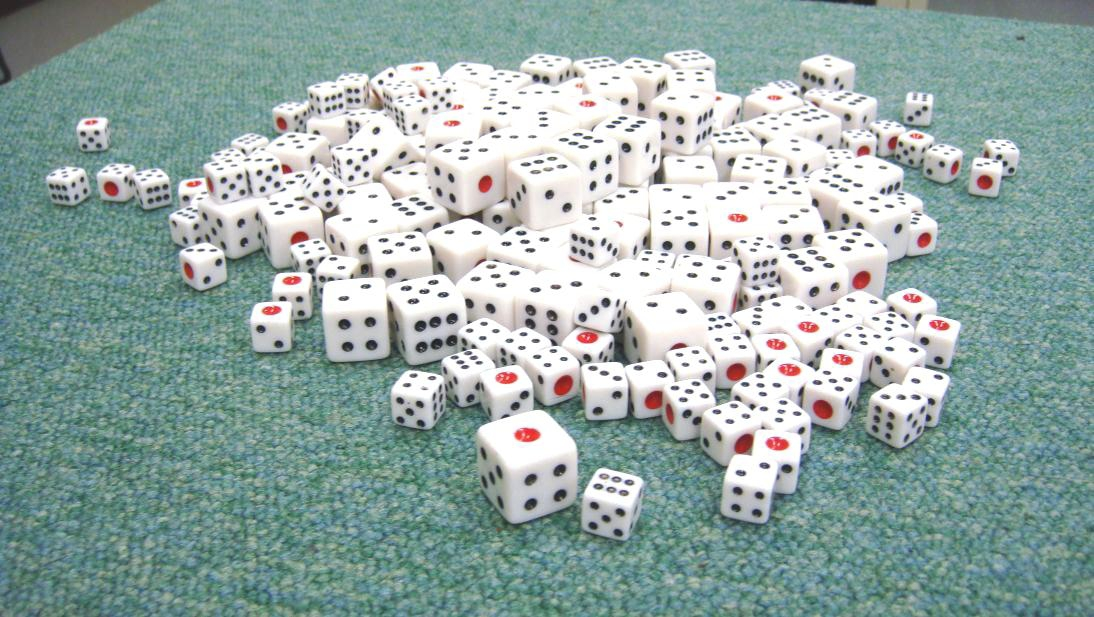
//> input picture misc/img/sample.jpg, 1094 x 617 px
$ ./wwww   (built with g++ and OpenCV 4)
//> lines starting //> are read from the running program, lines starting //| are printed output that depends on the picture; after the words box and inside, x2 and y2 are one past the last pixel; in counts of white or black regions, pixels touching at a corner belong together
#include <opencv2/core/core.hpp>
#include <opencv2/imgproc/imgproc.hpp>
#include <opencv2/highgui/highgui.hpp>
#include <iostream>
#include <cstdlib>
#include <list>
#include <cmath>
#include <queue>


#include <vector>
#include <cmath>
#include <queue>
#include <ctime>
#include <cassert>
#define ___ROUND(x) ((int)(x+0.5))

/*
	Canny wo fix suru
*/
void CannyFix(cv::Mat &src){
	static const double PI = acos(-1);
	using namespace std;
	const int dx[] = {-1,0,1,-1,1,-1,0,1};
	const int dy[] = {-1,-1,-1,0,0,1,1,1};
	cv::Mat cpy = src.clone();
	for(int i = 0 ; i < src.rows ; i++){
		for(int j = 0 ; j < src.cols ; j++){
			if( src.data[i*src.step+j] > 0 ){
				vector<int> u;
				queue<int> Q;
				Q.push(i*src.step+j);
				src.data[i*src.step+j] = 0;

				while(Q.size()){
					int q = Q.front(); Q.pop();
					int y = q / src.step;
					int x = q % src.step;
					//cout << x << "," << y << " " << src.cols << " " << src.rows << endl;
					u.push_back(q);
					for(int d = 0 ; d < 8 ; d++){
						int tx = x + dx[d];
						int ty = y + dy[d];
						if( tx >= 0 && tx < src.step && ty >= 0 && ty < src.rows && src.data[ ty * src.step + tx ] > 0 ){
							src.data[ ty * src.step + tx ] = 0;
							Q.push(ty*src.step+tx);
						}
					}
				}
				if( u.size() <= 20 ){
					for(int k = 0 ; k < u.size() ; k++){
						cpy.data[u[k]] = 0;
					}
					continue;
				}

				int	sumx = 0 , sumy = 0;
				for(int k = 0 ; k < u.size() ; k++){
					int y = u[k] / src.step;
					int x = u[k] % src.step;
					sumx += x;
					sumy += y;
				}
				sumx /= u.size();
				sumy /= u.size();

				int maxdist = 0;
				for(int k = 0 ; k < u.size() ; k++){
					int y = u[k] / src.step;
					int x = u[k] % src.step;
					maxdist = max( maxdist, (x-sumx)*(x-sumx)+(y-sumy)*(y-sumy) );
				}
				double len = 2 * sqrt(1.0*maxdist) * PI;
				//cout << u.size() << " " << len << " " <<  ( len - u.size() )  / len << endl;

				if( fabs( len - u.size() )  / len < 0.4	 ){
					for(int k = 0 ; k < u.size() ; k++){
						cpy.data[u[k]] = 0;
					}
				}
			}

		}
	}
	src = cpy.clone();
}

bool isProbableConnecting(const cv::Mat &edgeData,const cv::Point &a,const cv::Point &b,const double &ra,const double &rb){
	if( (a.x-b.x)*(a.x-b.x) + (a.y-b.y)*(a.y-b.y) < 1e-3 ) return true; // for same petals
	if( fabs(ra-rb) / (rb) > 0.3) return false;
	//std::cout <<  sqrt( (a.x-b.x)*(a.x-b.x) + (a.y-b.y)*(a.y-b.y) - ra - rb  << std::endl;
	//if( sqrt( (a.x-b.x)*(a.x-b.x) + (a.y-b.y)*(a.y-b.y) ) - ra - rb > 3*std::min(ra,rb) ) return false;
	double dx = ( b.x - a.x );
	double dy = ( b.y - a.y );
	int loopCounter;
	if( abs(dy) < abs(dx) ){
		loopCounter = abs(dx);
		dy /= abs(dx);
		dx /= abs(dx);
	}else{
		loopCounter = abs(dy);
		dx /= abs(dy);
		dy /= abs(dy);
	}


	double cx = a.x;
	double cy = a.y;

	int cx_int = ___ROUND(cx);
	int cy_int = ___ROUND(cy);
	int A = a.y < b.y ? a.y : b.y;
	int B = a.y > b.y ? a.y : b.y;
	int C = a.x < b.x ? a.y : b.x;
	int D = a.x > b.x ? a.y : b.x;

	int k = 2;
	int p = 0;
	//std::cout << std::endl;
	while(loopCounter--){
		cx += dx;
		cy += dy;
		//std::cout <<  ___ROUND(cy) << " " <<  ___ROUND(cx) << "[" << ___ROUND(cy)*edgeData.cols+___ROUND(cx) << "]" << std::endl;
		if( edgeData.data[___ROUND(cy)*edgeData.cols+___ROUND(cx)] ){
			if( p == 0 ) k--;
			if(!k)return false;
			p = 1;
		}else{
			p = 0;
		}
	}
	// [7 lines of commented-out code are left out]
	return true;
}
// O(n^2) n := number of petals.
std::vector< std::vector<cv::Point> > clustering(const cv::Mat &edgeData,const std::vector<cv::Point> &petals,const std::vector<double> &radiuses){
	std::vector< std::vector<cv::Point> > answer;
	std::vector< std::vector<double> > answer_r;


	std::vector<bool> used(petals.size(),false);
	for(int i = 0 ; i < petals.size() ; i++){
		if( used[i] ) continue;
		used[i] = true;
		answer.push_back(std::vector<cv::Point>());
		answer_r.push_back(std::vector<double>());
		answer.back().push_back(petals[i]);
		answer_r.back().push_back(radiuses[i]);

		for(int j = i + 1 ; j < petals.size() ; j++){
			if( used[j] ) continue;
			int ps = answer.back().size();
			bool flag = true;
			double minDist = 1e9, maxDist = -1e9;

			for(int k = 0 ; k < answer.back().size() ; k++){
				if( !isProbableConnecting(edgeData,answer.back()[k],petals[j],answer_r.back()[k],radiuses[j]) ){
					flag = false;
					break;
				}
				double ra = answer_r.back()[k];
				double rb = radiuses[j];
				cv::Point a = answer.back()[k];
				cv::Point b = petals[j];

				minDist = std::min(minDist,sqrt( (a.x-b.x)*(a.x-b.x) + (a.y-b.y)*(a.y-b.y) ) - ra - rb);
				maxDist = std::max(maxDist,sqrt( (a.x-b.x)*(a.x-b.x) + (a.y-b.y)*(a.y-b.y) ) - ra - rb);

			}
			bool flag2 = maxDist < 4*answer_r.back()[0] && minDist < 2.5*answer_r.back()[0];
			if( flag && flag2){
				answer.back().push_back(petals[j]);
				answer_r.back().push_back(radiuses[j]);

				used[j] = true;
				if( answer.back().size() >= 6 ) break;
			}
		}
		//std::cout << i << std::endl;
	}
	return answer;
}


int main(int argc, char *argv[])
{
	srand(time(NULL));
	cv::Mat src_img = cv::imread("img/sample.jpg", 1);
//> src_img is the input picture: 617 rows x 1094 cols, CV_8UC3; mean B, G, R 166.2, 169.9, 149.8
	if(!src_img.data) return -1;

	cv::Mat gray_img, bin_img,lap_bin_img,tmp_img;

	cv::cvtColor(src_img, gray_img, CV_BGR2GRAY);
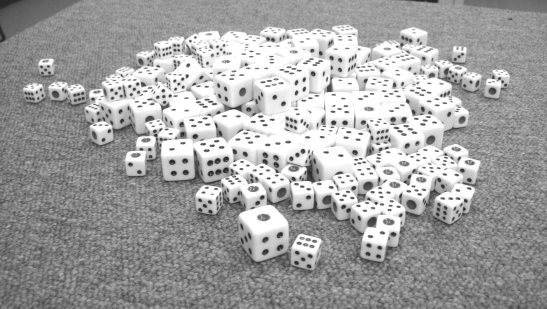
//> gray_img: 617 rows x 1094 cols, CV_8UC1 (shown at 1/2 size); min 21, max 255, mean 163.5

	std::vector<std::vector<cv::Point> > contours;

	// [9 lines of commented-out code are left out]

	cv::threshold(gray_img, bin_img, 0, 255, cv::THRESH_BINARY|cv::THRESH_OTSU);
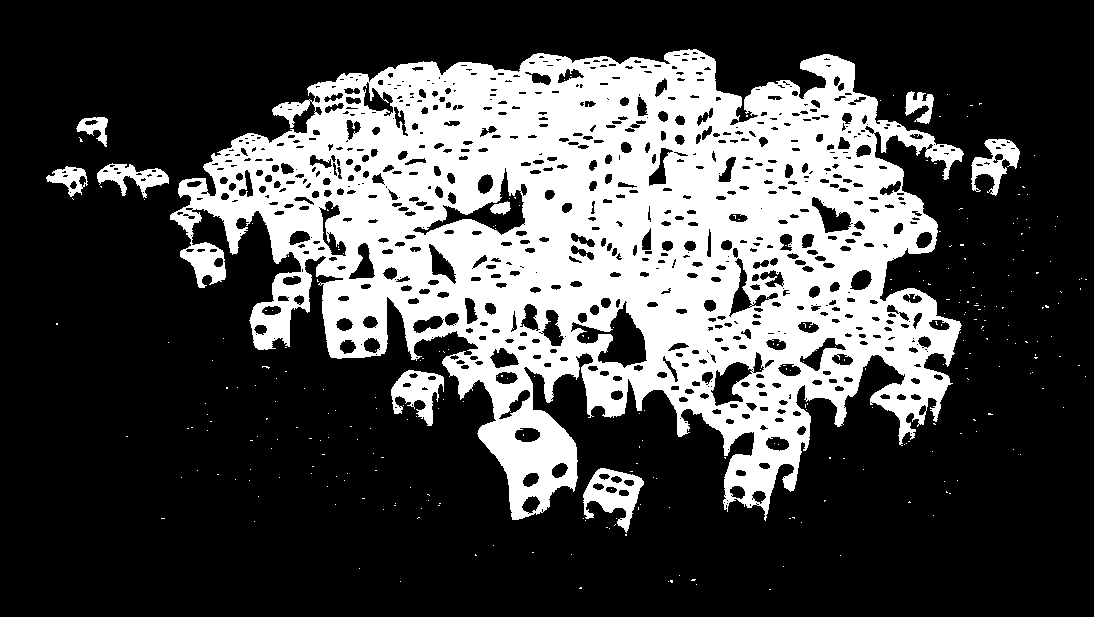
//> bin_img: 617 rows x 1094 cols, CV_8UC1; 28.8% white; 293 white regions (284 under 20 px)
	// 輪郭の検出
	cv::findContours(bin_img, contours, CV_RETR_LIST, CV_CHAIN_APPROX_NONE);
//> contours = 1111 contours, 556 with area under 20; largest, box (x1, y1, x2, y2) and area: (170, 49, 964, 521) 219294, (570, 300, 648, 369) 2185, (412, 167, 526, 236) 2105, (583, 468, 644, 533) 1996, (391, 370, 444, 426) 1467

	// Canny
	cv::Mat canny_img;
	cv::Canny(src_img, canny_img, 50, 200);
//> canny_img: 617 rows x 1094 cols, CV_8UC1; 20.1% white in thin lines or dots
	CannyFix(canny_img);
//> after the loop in CannyFix, `for(int i = 0 ; i < src.rows ; i++)`:
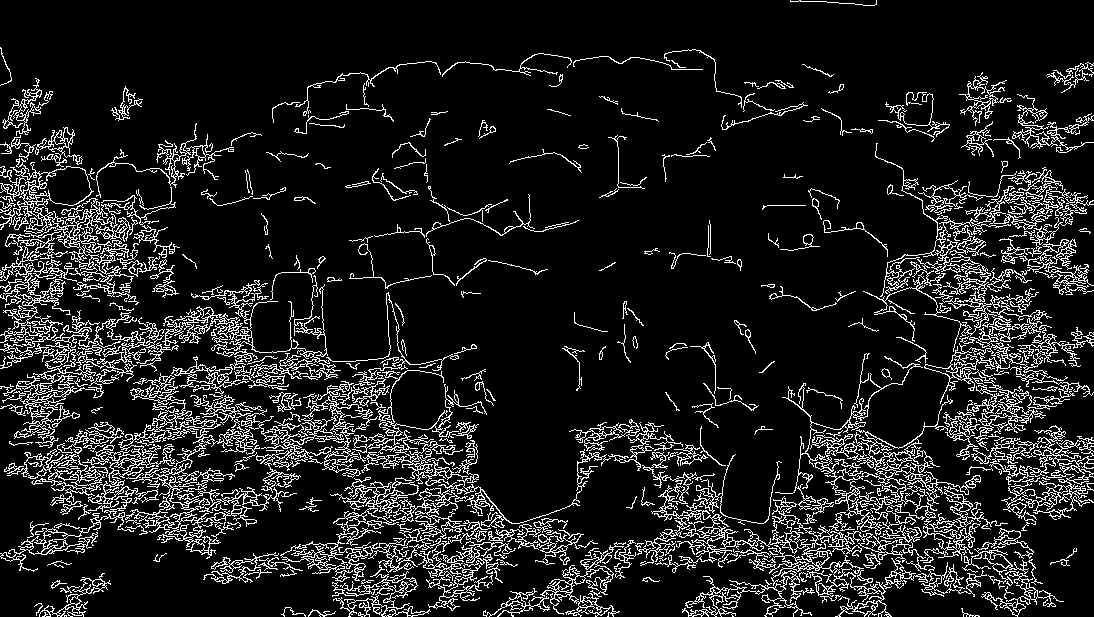
//> cpy: 617 rows x 1094 cols, CV_8UC1; 11.8% white in thin lines or dots
	// [13 lines of commented-out code are left out]

	cv::vector< cv::Point > middles;
	std::vector<double> radiuses;
	for(int i = 0 ; i < contours.size() ; i++){
		size_t count = contours[i].size();
		if(count < 10 || count > 100) continue; // （小さすぎる|大きすぎる）輪郭を除外

		double x = 0;
		double y = 0;
		for(int j = 0 ; j < contours[i].size() ; j++){
			x += contours[i][j].x;
			y += contours[i][j].y;
			//middles.push_back(cv::Point(x,y));
		}
		x /= contours[i].size();
		y /= contours[i].size();

		double rad = 0;
		for(int j = 0 ; j < contours[i].size() ; j++){
			rad = std::max( (x-contours[i][j].x)*(x-contours[i][j].x)+(y-contours[i][j].y)*(y-contours[i][j].y) , rad);
			//middles.push_back(cv::Point(x,y));
		}
		radiuses.push_back(sqrt(rad));
		middles.push_back(cv::Point(x,y));
	}
//> this loop made 1111 passes
//> (count, x, y, rad) on passes 55, 62, 63, 65, 67, 69, 72, 81: (52, 530.6, 504.3, 105), (39, 758.8, 496.3, 61.94), (27, 623.3, 492.6, 34.51), (27, 610.8, 489.3, 39.16), (45, 737, 491.9, 74.17), (27, 597.8, 486.2, 39.38), (26, 628.9, 482.2, 36.41), (26, 616, 479, 37)
//> after the loop, radiuses = 655 values, max 20.85 at index 36, min 2.06 at index 474, mean 5.57; middles = 655 Points (x, y), first 12: [530, 504], [758, 496], [623, 492], [610, 489], [736, 491], [597, 486], [628, 482], [616, 479], [603, 475], [530, 479], [740, 472], [764, 465]
	// sort
	for(int i =0 ; i < middles.size() ; i++){
		for(int j = 1 ; j < middles.size() ; j++){
			if( middles[j-1].x > middles[j].x ){
				std::swap(middles[j-1],middles[j]);
				std::swap(radiuses[j-1],radiuses[j]);
			}
		}
	}
//> after the loop, middles = 655 Points (x, y), first 12: [63, 171], [65, 175], [73, 184], [74, 169], [80, 139], [82, 180], [90, 122], [105, 170], [111, 165], [115, 168], [118, 172], [138, 173]; radiuses = 655 values, max 20.85 at index 240, min 2.06 at index 43, mean 5.57
	std::cout << middles.size() << std::endl;
//| 655
	//std::cout << dx << " " << dy << " " << " " << loopCounter << " [" << edgeData.channels() << std::endl;
	std::vector< std::vector<cv::Point> > vp = clustering(canny_img,middles,radiuses);
//> after the loop in clustering, `for(int i = 0 ; i < petals.size() ; i++)`: used = 655 values from 1 to 1; answer = 280 contours, 199 with area under 20; largest, box (x1, y1, x2, y2) and area: (427, 310, 504, 358) 1208, (523, 161, 550, 195) 616, (665, 223, 693, 246) 550, (530, 469, 560, 505) 362, (757, 326, 809, 369) 354; answer_r = 280 items
//> vp has the same summary as answer in clustering

	std::cout << middles.size() << std::endl;
//| 655

	cv::namedWindow("Original(Grayscale)", CV_WINDOW_AUTOSIZE|CV_WINDOW_FREERATIO);
	cv::namedWindow("Canny", CV_WINDOW_AUTOSIZE|CV_WINDOW_FREERATIO);
	cv::imshow("Original(Grayscale)", src_img);
	cv::imshow("Canny", canny_img);
	cv::waitKey(0);

	for(int i = 0 ; i < vp.size() ; i++){
		cv::Scalar s = cv::Scalar(rand()%256,rand()%256,rand()%256);
		for(int j = 0 ; j < vp[i].size() ; j++){
			cv::circle(src_img, vp[i][j], 2, s, 3, 4);
		}
		for(int j = 0 ; j < vp[i].size() ; j++){
			for(int k = j+1 ; k < vp[i].size() ; k++){
				cv::line(src_img, vp[i][j], vp[i][k], s, 1);
			}
		}

	}
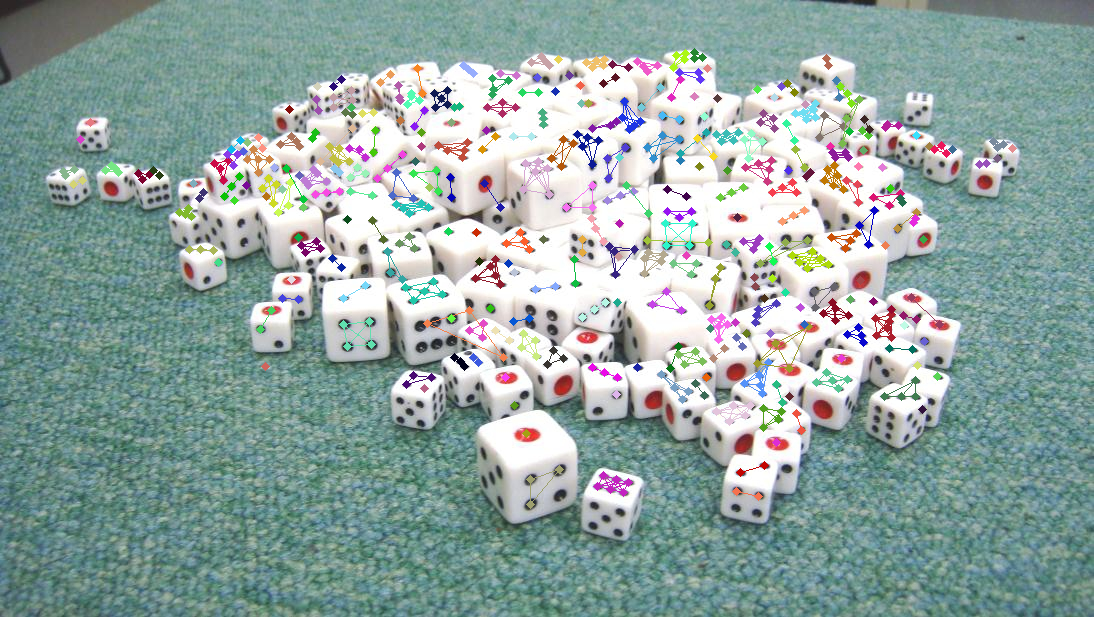
//> src_img: 617 rows x 1094 cols, CV_8UC3; 4.75% of pixels changed, all inside (x1, y1, x2, y2) = (59, 48, 1017, 509)
  cv::imshow("fit ellipse", src_img);
  cv::waitKey(0);

  std::vector<cv::RotatedRect> rrects;
  for(int i = 0; i < contours.size(); ++i) {
    size_t count = contours[i].size();
    if(count < 10 || count > 100) continue; // （小さすぎる|大きすぎる）輪郭を除外

    cv::Mat pointsf;
    cv::Mat(contours[i]).convertTo(pointsf, CV_32F);
    // 楕円フィッティング
    cv::RotatedRect box = cv::fitEllipse(pointsf);
    // 楕円の描画
    cv::ellipse(src_img, box, cv::Scalar(255,0,count*2), 1, CV_AA);
    rrects.push_back(box);
    std::cout << i << " : " << box.center.x << " " << box.center.y << " | " << box.size.width << " " << box.size.height << " | " << box.angle << std::endl;
  }
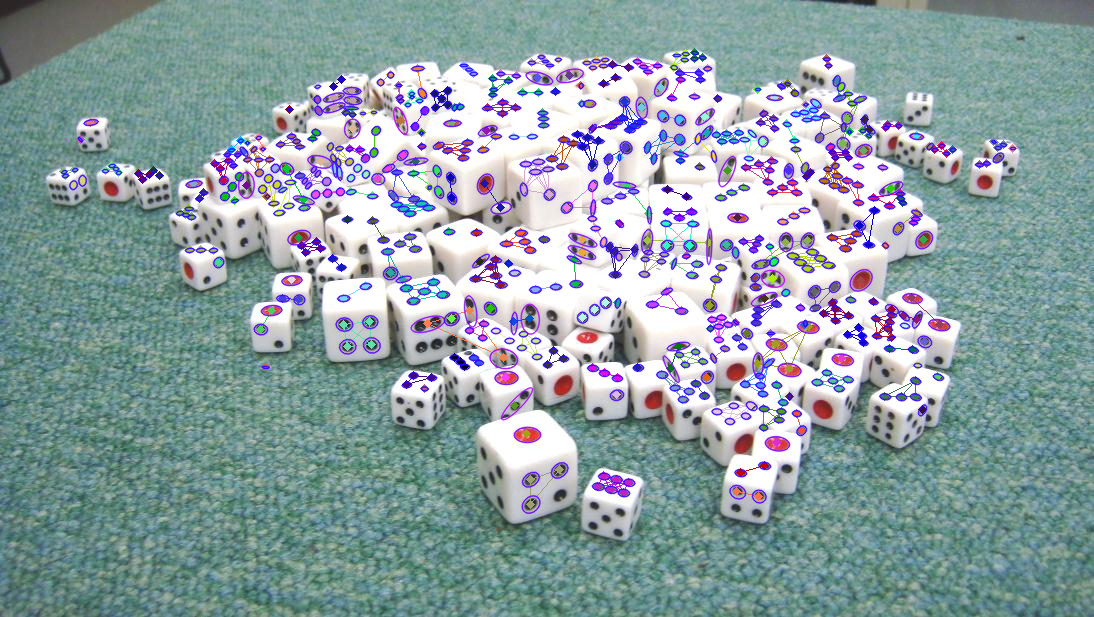
//> src_img: 617 rows x 1094 cols, CV_8UC3; 7.05% of pixels changed, all inside (x1, y1, x2, y2) = (60, 50, 1017, 515)
//> after the loop, rrects = 655 RotatedRects (x, y, width, height, angle), first 8: [530.6, 504.1, 15.1, 19.64, 47.05], [758.8, 496.1, 12.64, 13.86, 115.1], [623.4, 492.5, 7.4, 11.52, 95.71], [610.9, 489.4, 7.07, 12.14, 97.83], [737.3, 491.7, 13.06, 16.3, 113.6], [597.9, 486.2, 7.28, 11.86, 96.85], [628.9, 482.2, 7.17, 11.22, 97.9], [616.1, 479, 7.47, 11.53, 99.18]
  std::cout << "=============" << std::endl;
  for(int i=0;i<rrects.size();++i) {
    cv::RotatedRect &rect = rrects[i];
    int index = 0;
    int index2 = 0;
    int index3 = 0;
    cv::Point point = rect.center;
    double b = INT_MAX;
    double b2 = INT_MAX;
    double b3 = INT_MAX;
    bool flag = false;
    for(int j=0;j<rrects.size();++j) {
      if(i == j) continue;
      cv::RotatedRect &r = rrects[j];
      cv::Point c = r.center;
      double tmp = (point.x-c.x)*(point.x-c.x)+(point.y-c.y)*(point.y-c.y);
      if(b > tmp) {
        index = j;
        b = tmp;
        continue;
      }
      if(b2 > tmp) {
        index2 = j;
        b2 = tmp;
        continue;
      }
      if(b3 > tmp) {
        index3 = j;
        b3 = tmp;
        continue;
      }
    }

    static double wall = 2.0;
    static double wall2 = 300.0;
    std::cout << rrects[i].size.width << ", " << rrects[i].size.height << " : " << rrects[i].angle << std::endl;
    std::cout << rrects[index].size.width << ", " << rrects[index].size.height << " : " << rrects[index].angle << std::endl;
    double tmp = fabs(rrects[i].size.width - rrects[index].size.width) + fabs(rrects[i].size.height - rrects[index].size.height)/* + fabs(rrects[i].angle - rrects[index].angle)*/;
    std::cout << tmp << std::endl;
    if(tmp < wall) flag = true;
    else flag = false;


    point = rrects[i].center;
    cv::Point c = rrects[index].center;
    tmp = (point.x-c.x)*(point.x-c.x)+(point.y-c.y)*(point.y-c.y);
    if(flag) std::cout << "-" << tmp << std::endl;
    if(tmp < wall2) {
      if(flag) cv::line(src_img, point, rrects[index].center, cv::Scalar(255, 0, 255), 2);
      else cv::line(src_img, point, rrects[index].center, cv::Scalar(255, 0, 0), 1);
    }
    std::cout << "-" << std::endl;


    std::cout << rrects[i].size.width << ", " << rrects[i].size.height << " : " << rrects[i].angle << std::endl;
    std::cout << rrects[index2].size.width << ", " << rrects[index2].size.height << " : " << rrects[index2].angle << std::endl;
    tmp = fabs(rrects[i].size.width - rrects[index2].size.width) + fabs(rrects[i].size.height - rrects[index2].size.height)/* + fabs(rrects[i].angle - rrects[index2].angle)*/;
    std::cout << tmp << std::endl;
    if(tmp < wall) flag = true;
    else flag = false;

    point = rrects[i].center;
    c = rrects[index2].center;
    tmp = (point.x-c.x)*(point.x-c.x)+(point.y-c.y)*(point.y-c.y);
    if(flag) std::cout << "-" << tmp << std::endl;
    if(tmp < wall2) {
      if(flag) cv::line(src_img, point, rrects[index2].center, cv::Scalar(255, 0, 255), 2);
      else cv::line(src_img, point, rrects[index2].center, cv::Scalar(0, 255, 0), 1);
    }
    std::cout << "-" << std::endl;


    std::cout << rrects[i].size.width << ", " << rrects[i].size.height << " : " << rrects[i].angle << std::endl;
    std::cout << rrects[index3].size.width << ", " << rrects[index3].size.height << " : " << rrects[index3].angle << std::endl;
    tmp = fabs(rrects[i].size.width - rrects[index3].size.width) + fabs(rrects[i].size.height - rrects[index3].size.height)/* + fabs(rrects[i].angle - rrects[index3].angle)*/;
    std::cout << tmp << std::endl;
    if(tmp < wall) flag = true;
    else flag = false;


    point = rrects[i].center;
    c = rrects[index3].center;
    tmp = (point.x-c.x)*(point.x-c.x)+(point.y-c.y)*(point.y-c.y);
    if(flag) std::cout << "-" << tmp << std::endl;
    if(tmp < wall2) {
      if(flag) cv::line(src_img, point, rrects[index3].center, cv::Scalar(255, 0, 255), 2);
      else cv::line(src_img, point, rrects[index3].center, cv::Scalar(0, 0, 255),1);
    }
    std::cout << "----" << std::endl;
  }
//> this loop made 655 passes
//> (printed output is left out)
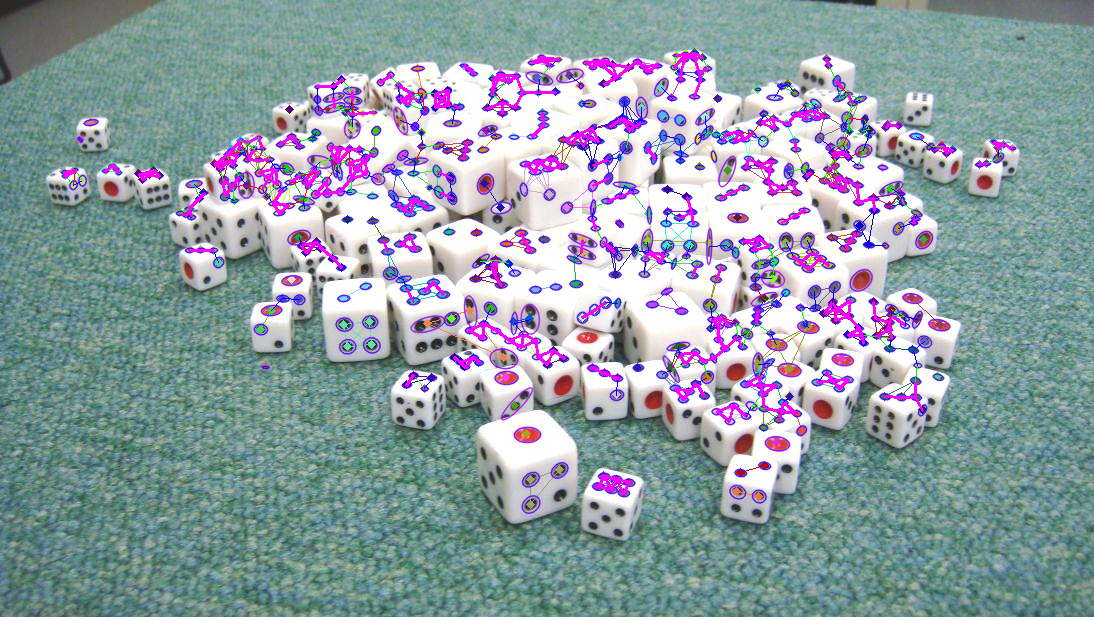
//> src_img: 617 rows x 1094 cols, CV_8UC3; 2.46% of pixels changed, all inside (x1, y1, x2, y2) = (63, 52, 1014, 495)

  cv::namedWindow("fit ellipse", CV_WINDOW_AUTOSIZE|CV_WINDOW_FREERATIO);
  cv::imshow("fit ellipse", src_img);
  cv::waitKey(0);
}
